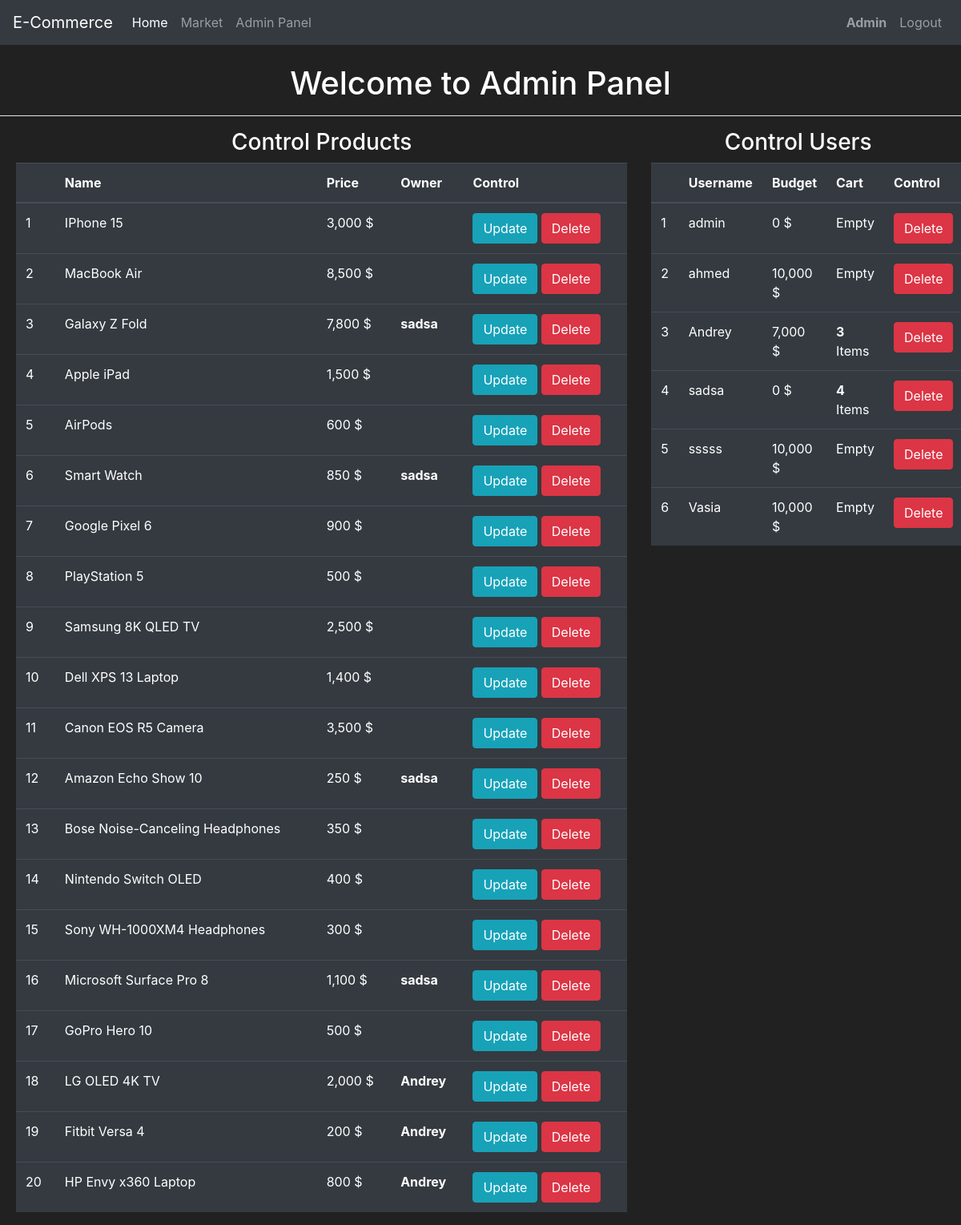
The page /admin (signed in) on the database its author committed.
### Market/models.py (models this page shows, shortened)
class User(db.Model, UserMixin):
    id = db.Column(db.Integer, primary_key=True)
    username = db.Column(db.String(length=30), nullable=False, unique=True)
    email_address = db.Column(db.String(length=50), nullable=False, unique=True)
    password_hash = db.Column(db.String(length=60), nullable=False)
    budget = db.Column(db.Integer, nullable=False, default=10000)
    items = db.relationship('Item', backref='owned_user', lazy=True)
    @property
    def prettier_budget(self):
        if len(str(self.budget)) >= 4:
            return f'{str(self.budget)[:-3]},{str(self.budget)[-3:]} $'
        return f'{self.budget} $'
    @property
    def password(self):
        return self.password

class Item(db.Model):
    id = db.Column(db.Integer, primary_key=True)
    name = db.Column(db.String(length=30), nullable=False, unique=True)
    barcode = db.Column(db.String(length=12), nullable=False, unique=True)
    price = db.Column(db.Integer, nullable=False)
    description = db.Column(db.String(length=1024), nullable=False)
    owner = db.Column(db.Integer, db.ForeignKey('user.id'))
    @property
    def prettier_price(self):
        if len(str(self.price)) >= 4:
            return f'{str(self.price)[:-3]},{str(self.price)[-3:]} $'
        else:
            return f'{self.price} $'

### Market/routes.py (the view)
@app.route("/admin")
@login_required
def AdminPage():
    if not current_user.username=='admin':
        flash('Please login as admin to access the admin panel!', category='danger')
        return redirect(url_for('LoginPage'))
    return render_template('ADMIN.html', title='Admin', users=User.query.all(), items=Item.query.all())

### Market/models.py (called while the page is built)
@login_manager.user_loader
def load_user(user_id):
    return User.query.get(int(user_id))

### Market/templates/ADMIN.html
{% extends "base.html" %}
{% block body %}
    <h1 style="text-align: center;">Welcome to Admin Panel</h1><hr style="background-color: #FFF;">
    <div class="row" style="margin-left: 5px; margin-right: 5px;">
        <div class="col-8">
            <h3 style="text-align: center;">Control Products</h3>
            <table class="table table-hover table-dark">
                <thead>
                    <tr>
                        <th scope="col"></th>
                        <th scope="col">Name</th>
                        <th scope="col">Price</th>
                        <th scope="col">Owner</th>
                        <th scope="col">Control</th>
                    </tr>
                </thead>
                <tbody>
                    {% for item in items %}
                    <tr>
                        <td>{{ item.id }}</td>
                        <td>{{ item.name }}</td>
                        <td>{{ item.prettier_price }}</td>
                        <td><strong>{{ item.owned_user.username }}</strong></td>
                        <td>
                            <button class="btn btn-outline btn-info">Update</button>
                            <button class="btn btn-outline btn-danger">Delete</button>
                        </td>
                    </tr>
                    {% endfor %}
                </tbody>
            </table>
        </div>
        <div class="col-4">
            <h3 style="text-align: center;">Control Users</h3>
            <table class="table table-hover table-dark">
                <thead>
                    <tr>
                        <th scope="col"></th>
                        <th scope="col">Username</th>
                        <th scope="col">Budget</th>
                        <th scope="col">Cart</th>
                        <th scope="col">Control</th>
                    </tr>
                </thead>
                <tbody>
                    {% for user in users %}
                    <tr>
                        <td>{{ user.id }}</td>
                        <td>{{ user.username }}</td>
                        <td>{{ user.prettier_budget }}</td>
                        {% if user.items.__len__() != 0 %}
                        <td><strong style="text-align: center;">{{ user.items.__len__() }}</strong> Items</td>
                        {% else %}
                        <td>Empty</td>
                        {% endif %}
                        <td>
                            <button class="btn btn-outline btn-danger">Delete</button>
                        </td>
                    </tr>
                    {% endfor %}
                </tbody>
            </table>
        </div>
    </div>
{% endblock %}

### Market/templates/base.html (shortened to what this page needs)
<!DOCTYPE html>
<html lang="en">
<head>
    <link rel="stylesheet" href="https://cdn.jsdelivr.net/npm/bootstrap@4.5.3/dist/css/bootstrap.min.css">
</head>
<body style="background-color: #212121; color: #fff;">
    <nav class="navbar navbar-expand-md navbar-dark bg-dark" style="font: bold;">
		<a class="navbar-brand" href="{{ url_for('HomePage') }}">E-Commerce</a>
		<div class="collapse navbar-collapse" id="navbarNav">
			<ul class="navbar-nav mr-auto">
				<li class="nav-item active">
					<a class="nav-link" href="{{ url_for('HomePage') }}">Home </a>
				</li>
				<li class="nav-item">
					<a class="nav-link" href="{{ url_for('MarketPage') }}">Market</a>
				</li>
				<li class="nav-item">
					<a class="nav-link" href="{{ url_for('AdminPage') }}">Admin Panel</a>
				</li>
			</ul>
            {% if current_user.is_authenticated %}
            <ul class="navbar-nav">
                <li class="nav-item">
                    <a class="nav-link"><b style="text-transform: capitalize;">{{ current_user.username }}</b></a>
                </li>
                <li class="nav-item">
                    <a class="nav-link" href="{{ url_for('LogoutPage') }}">Logout</a>
                </li>
            </ul>
          {% endif %}
		</div>
	</nav>
    <br>
    {% block body %}{% endblock %}
</body>
</html>

### rows shown on the page
User: username "Admin", id "1", username "admin", prettier_budget "0 $", shows "Empty"
Item: id "1", name "IPhone 15", prettier_price "3,000 $"
Item: id "2", name "MacBook Air", prettier_price "8,500 $"
Item: id "3", name "Galaxy Z Fold", prettier_price "7,800 $", owned_user.username "sadsa"
Item: id "4", name "Apple iPad", prettier_price "1,500 $"
Item: id "5", name "AirPods", prettier_price "600 $"
Item: id "6", name "Smart Watch", prettier_price "850 $", owned_user.username "sadsa"
Item: id "7", name "Google Pixel 6", prettier_price "900 $"
Item: id "8", name "PlayStation 5", prettier_price "500 $"
Item: id "9", name "Samsung 8K QLED TV", prettier_price "2,500 $"
Item: id "10", name "Dell XPS 13 Laptop", prettier_price "1,400 $"
Item: id "11", name "Canon EOS R5 Camera", prettier_price "3,500 $"
Item: id "12", name "Amazon Echo Show 10", prettier_price "250 $", owned_user.username "sadsa"
Item: id "13", name "Bose Noise-Canceling Headphones", prettier_price "350 $"
Item: id "14", name "Nintendo Switch OLED", prettier_price "400 $"
Item: id "15", name "Sony WH-1000XM4 Headphones", prettier_price "300 $"
Item: id "16", name "Microsoft Surface Pro 8", prettier_price "1,100 $", owned_user.username "sadsa"
Item: id "17", name "GoPro Hero 10", prettier_price "500 $"
Item: id "18", name "LG OLED 4K TV", prettier_price "2,000 $", owned_user.username "Andrey"
Item: id "19", name "Fitbit Versa 4", prettier_price "200 $", owned_user.username "Andrey"
Item: id "20", name "HP Envy x360 Laptop", prettier_price "800 $", owned_user.username "Andrey"
User: id "2", username "ahmed", prettier_budget "10,000 $", shows "Empty"
User: id "3", username "Andrey", prettier_budget "7,000 $", items.__len__ "3"
User: id "4", username "sadsa", prettier_budget "0 $", items.__len__ "4"
User: id "5", username "sssss", prettier_budget "10,000 $", shows "Empty"
User: id "6", username "Vasia", prettier_budget "10,000 $", shows "Empty"
